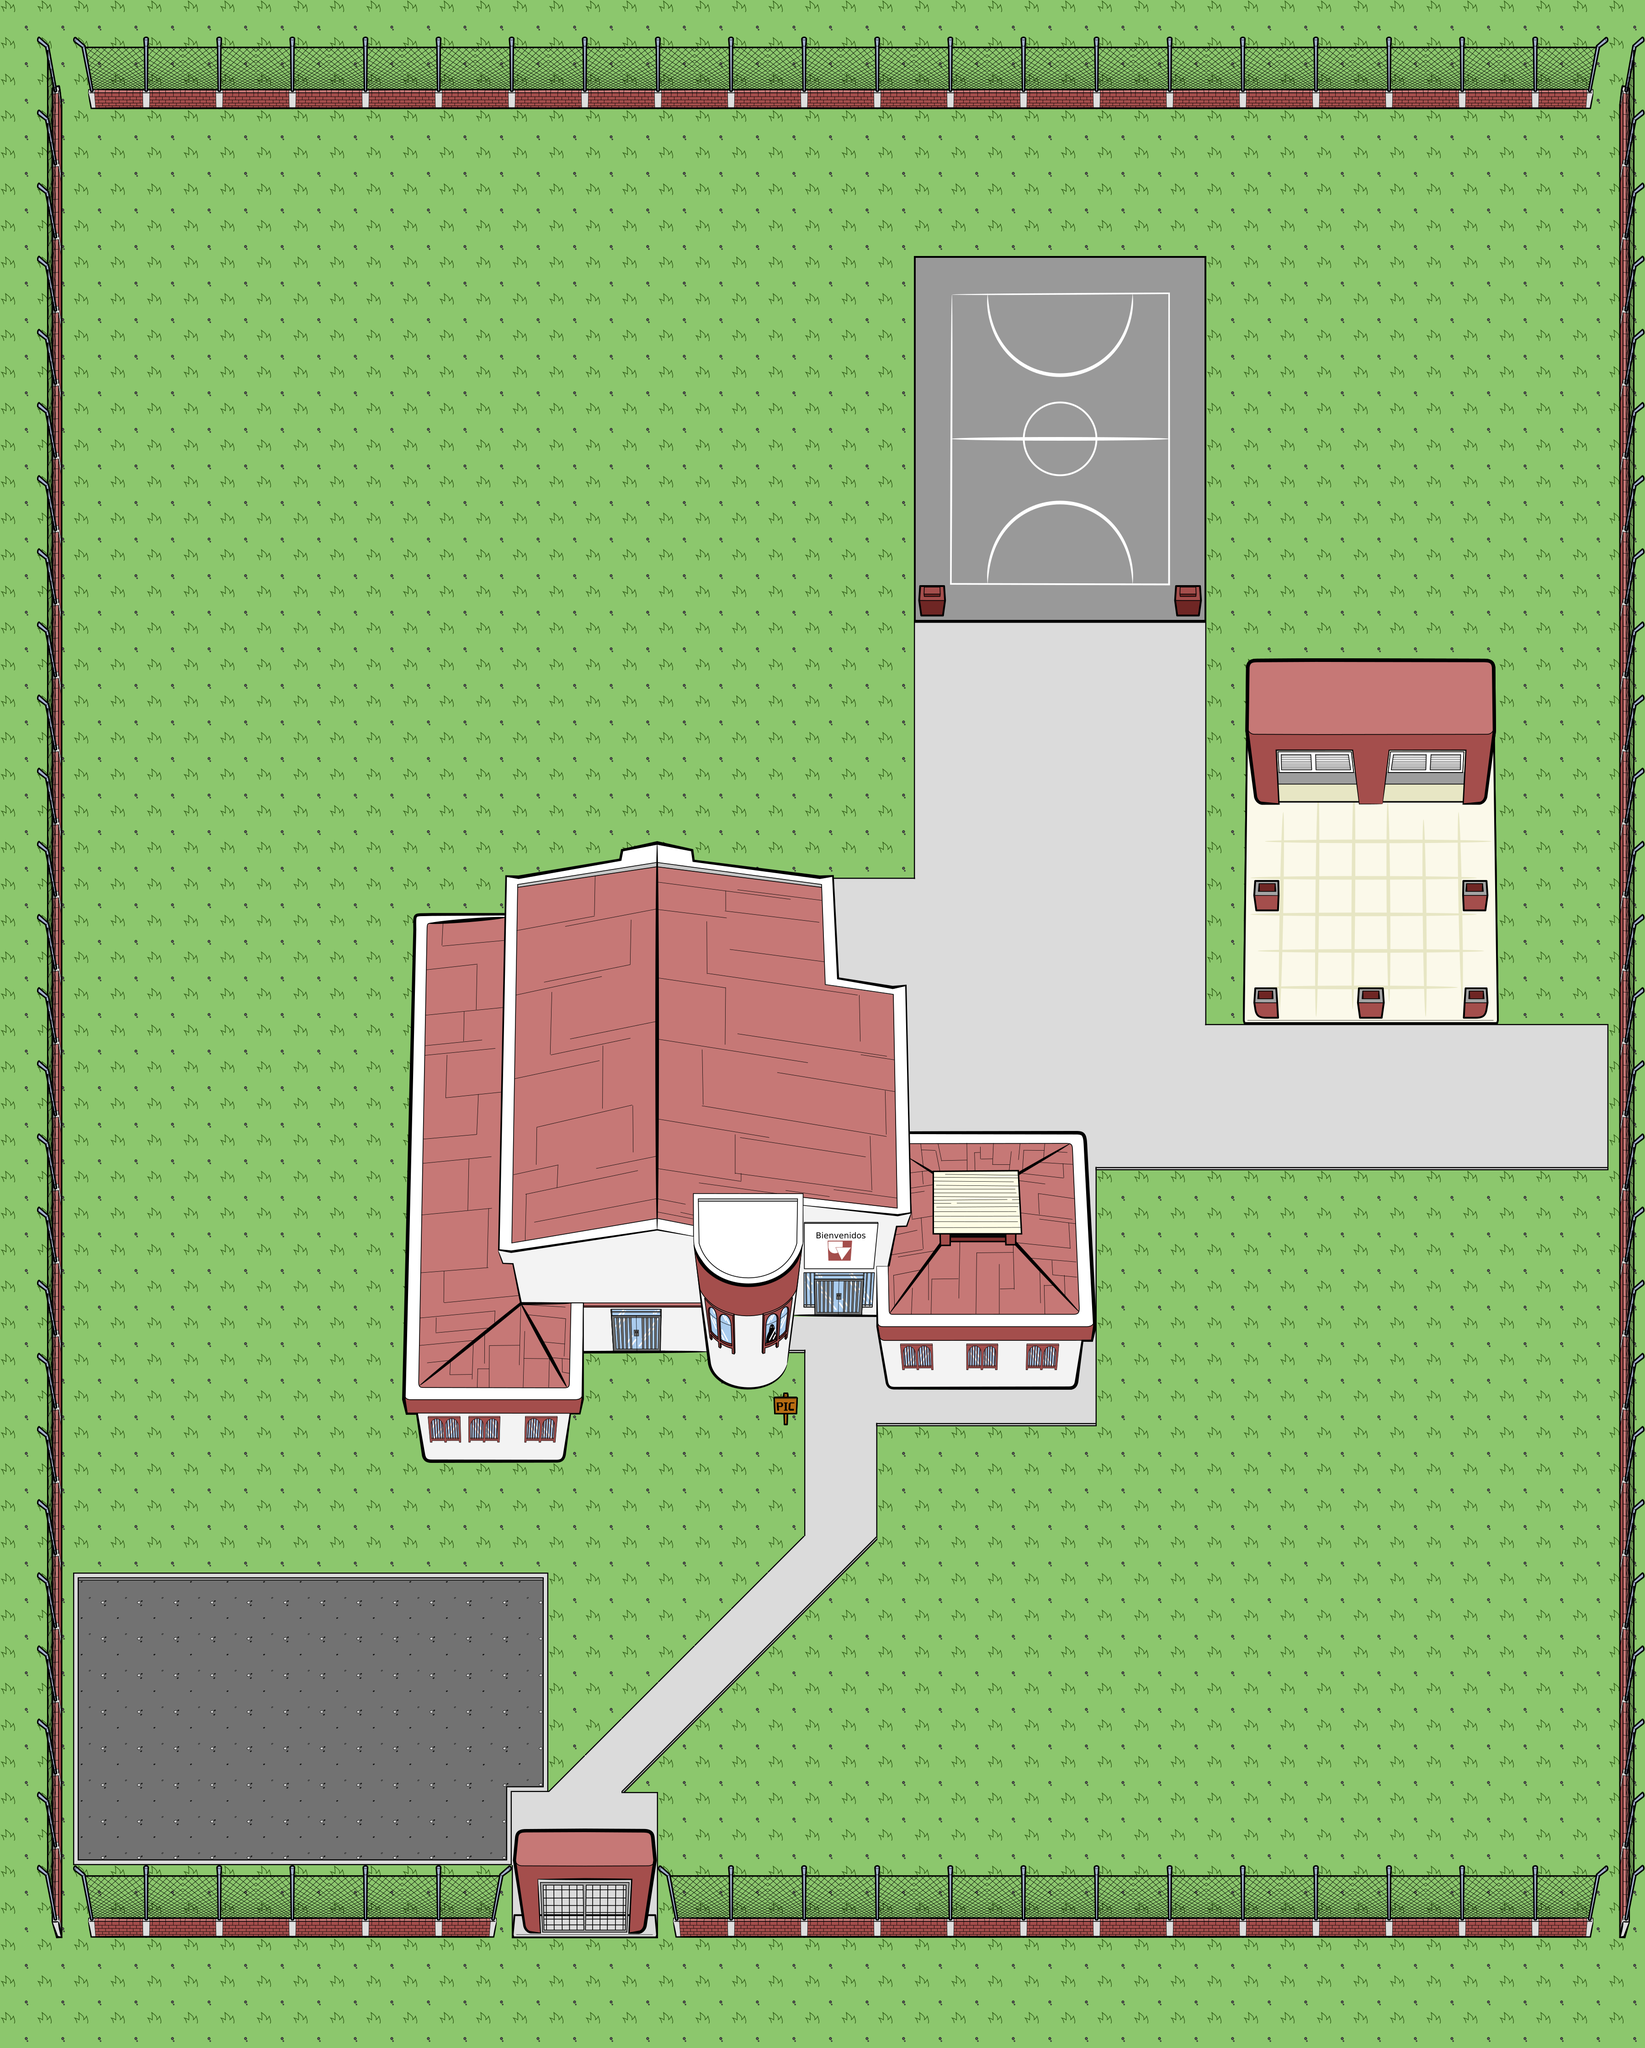

Rendered tile map (Tiled .tmx) drawn with the repository's tilesets; below, a short description and the map source with its tile grids summarised:
An orthogonal 45x56 tile map with 80x80 px tiles, 4 tile layers (under0, under1, objetos2, estructuras), 1 hidden layer not drawn, 2 tilesets and 39 objects (36x blocker, imagen, transc, trans).

<map version="1.0" orientation="orthogonal" renderorder="right-down" width="45" height="56" tilewidth="80" tileheight="80" nextobjectid="41">
 <tileset firstgid="1" name="under" tilewidth="80" tileheight="80" tilecount="208" columns="16">
  <image source="under0-1.png" width="1280" height="1040" />
 </tileset>
 <tileset firstgid="209" name="wall" tilewidth="80" tileheight="80" tilecount="340" columns="20">
  <image source="bloqueos2.png" width="1600" height="1360" />
 </tileset>
 <layer name="under0" width="45" height="56">
  <data>[2520 cells, 2228 non-empty, 1 distinct tile ids]</data>
 </layer>
 <layer name="under1" width="45" height="56">
  <data>[2520 cells, 496 non-empty, 172 distinct tile ids]</data>
 </layer>
 <layer name="objetos2" width="45" height="56">
  <data>[2520 cells, 165 non-empty, 158 distinct tile ids]</data>
 </layer>
 <layer name="estructuras" width="45" height="56">
  <data>[2520 cells, 538 non-empty, 294 distinct tile ids]</data>
 </layer>
 <layer name="over" width="45" height="56" visible="0">
  <data>[2520 cells, 2 non-empty, 2 distinct tile ids]</data>
 </layer>
 <objectgroup name="walls">
  <object id="1" name="blocker" x="2740" y="1919" width="60" height="40" />
  <object id="2" name="blocker" x="3197" y="1920" width="62" height="39" />
  <object id="3" name="blocker" x="2968" y="2158" width="64" height="71" />
  <object id="4" name="blocker" x="2741" y="2158" width="57" height="69" />
  <object id="5" name="blocker" x="3202" y="2158" width="54" height="69" />
  <object id="6" name="blocker" x="2722" y="1440" width="554" height="274" />
  <object id="7" name="blocker" x="2288" y="1281" width="61" height="67" />
  <object id="8" name="blocker" x="2009" y="1280" width="60" height="68" />
  <object id="9" name="blocker" x="2568" y="1280" width="61" height="67" />
  <object id="10" name="blocker" x="2569" y="561" width="61" height="67" />
  <object id="11" name="blocker" x="2009" y="561" width="61" height="67" />
  <object id="12" name="blocker" x="2289" y="561" width="61" height="67" />
  <object id="13" name="blocker" x="80" y="4186" width="3515" height="53" />
  <object id="14" name="blocker" x="81" y="160" width="54" height="4021" />
  <object id="15" name="blocker" x="3544" y="161" width="51" height="4020" />
  <object id="16" name="blocker" x="139" y="183" width="3399" height="54" />
  <object id="17" name="blocker" x="881" y="2007" width="78" height="1087" />
  <object id="18" name="blocker" x="913" y="3097" width="335" height="101" />
  <object id="19" name="blocker" x="1201" y="2950" width="75" height="142" />
  <object id="20" name="blocker" x="1283" y="2896" width="255" height="62" />
  <object id="21" name="blocker" x="1549" y="2960" width="176" height="47" />
  <object id="22" name="blocker" x="1701" y="2871" width="23" height="84" />
  <object id="23" name="blocker" x="1728" y="2782" width="44" height="94" />
  <object id="24" name="blocker" x="1899" y="2782" width="15" height="96" />
  <object id="25" name="blocker" x="1777" y="2727" width="111" height="67" />
  <object id="26" name="blocker" x="1924" y="2853" width="476" height="79" />
  <object id="27" name="blocker" x="1993" y="2480" width="387" height="51" />
  <object id="28" name="blocker" x="2324" y="2540" width="71" height="308" />
  <object id="29" name="blocker" x="965" y="2007" width="132" height="55" />
  <object id="30" name="blocker" x="1108" y="1915" width="76" height="148" />
  <object id="31" name="blocker" x="1193" y="1901" width="568" height="80" />
  <object id="32" name="blocker" x="1769" y="1913" width="59" height="241" />
  <object id="33" name="blocker" x="1832" y="2155" width="152" height="63" />
  <object id="34" name="blocker" x="1918" y="2225" width="69" height="261" />
  <object id="35" name="blocker" x="1925" y="2936" width="445" height="102" />
  <object id="36" name="blocker" x="1561" y="3011" width="154" height="29" />
  <object id="37" name="imagen" x="1691" y="3045" width="55" height="49" />
 </objectgroup>
 <objectgroup name="trans" visible="0">
  <object id="39" name="transc" x="1918" y="483" width="803" height="878" />
  <object id="40" name="trans" x="2640" y="1616" width="722" height="704" />
 </objectgroup>
</map>